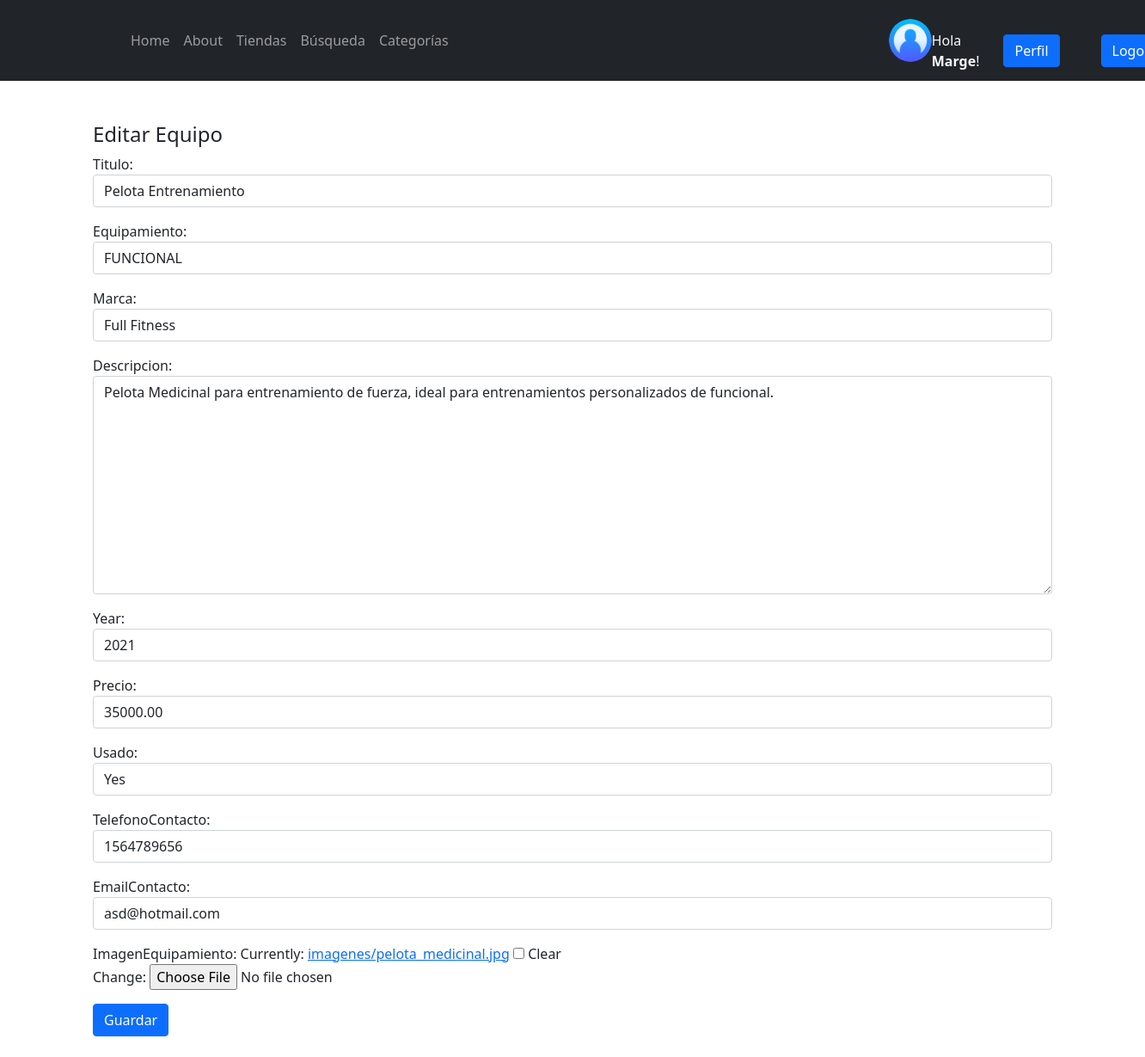
The page /funcionalEdicion/26/ (signed in) on the database its author committed.
### EntrenamientoApp/models.py (models this page shows, shortened)
class Equipamiento(models.Model):
    equipamientoSeleccion = (
    ('gym','GYM'),
    ('funcional', 'FUNCIONAL'),
    ('futbol','FUTBOL'),
    ('boxeo','BOXEO'),
    ('basquet','BASQUET'),
    ('otro', 'Otro'),
    )
    usuario = models.ForeignKey(User, on_delete=models.CASCADE, null=True, blank=True)
    titulo = models.CharField(max_length=200)
    equipamiento = models.CharField(max_length=15, choices=equipamientoSeleccion, default='gym')
    marca = models.CharField(max_length=40)
    descripcion = models.TextField(null=True, blank=True)
    year = models.IntegerField()
    precio = models.DecimalField(max_digits=10, decimal_places=2)
    usado = models.BooleanField()
    fechaPublicacion = models.DateTimeField(auto_now_add=True)
    telefonoContacto = models.IntegerField()
    emailContacto = models.EmailField()
    imagenEquipamiento = models.ImageField(null=True, blank=True, upload_to="imagenes/")
    class Meta:
        ordering = ['usuario', '-fechaPublicacion']

### EntrenamientoApp/views.py (the view)
# urls.py: path('funcionalEdicion/<int:pk>/', FuncionalUpdate.as_view(), name='funcional_editar'),
class FuncionalUpdate(LoginRequiredMixin, UpdateView):
    model = Equipamiento
    form_class = ActualizacionEquipamiento
    success_url = reverse_lazy('funcionals')
    context_object_name = 'funcional'
    template_name = 'EntrenamientoApp/funcionalEdicion.html'

### EntrenamientoApp/forms.py
class ActualizacionEquipamiento(forms.ModelForm):
    class Meta:
        model = Equipamiento
        fields = ('titulo', 'equipamiento', 'marca', 'descripcion', 'year', 'precio', 'usado', 'telefonoContacto', 'emailContacto', 'imagenEquipamiento')
        widgets = {
            'titulo' : forms.TextInput(attrs={'class': 'form-control'}),
            'equipamiento' : forms.Select(attrs={'class': 'form-control'}),
            'marca' : forms.TextInput(attrs={'class': 'form-control'}),
            'descripcion' : forms.Textarea(attrs={'class': 'form-control'}),
            'year' : forms.TextInput(attrs={'class': 'form-control'}),
            'precio' : forms.TextInput(attrs={'class': 'form-control'}),
            'usado' : forms.NullBooleanSelect(attrs={'class': 'form-control'}),
            'telefonoContacto' : forms.TextInput(attrs={'class': 'form-control'}),
            'emailContacto' : forms.TextInput(attrs={'class': 'form-control'}),
        }

### EntrenamientoApp/templates/EntrenamientoApp/funcionalEdicion.html
{% extends 'EntrenamientoApp/home.html' %}
{% block content %}
<br>
<br>
{% if user.id == funcional.usuario.id %}
<div class="container">
    <h4>Editar Equipo</h4>
</div>
<div class="container">
    <div class="form-group">
        <form method="post" enctype="multipart/form-data">{% csrf_token %}
            {{ form.as_p }}
            <button type="submit" class="btn btn-primary">Guardar</button>
        </form>
    </div>
</div>
<br>
{% else %}
<div class="container">
<h4>No tienes acceso a esta pagina!</h4>
</div>
{% endif %}
{% endblock %}

### EntrenamientoApp/templates/EntrenamientoApp/home.html (shortened to what this page needs)
<!DOCTYPE html>
<html lang="en">
    {% load static %}
    <head>
        <link href="https://cdn.jsdelivr.net/npm/bootstrap-icons@1.5.0/font/bootstrap-icons.css" rel="stylesheet" />
        <link href="{% static 'EntrenamientoApp/css/styles.css' %}" rel="stylesheet" />
        <link href="{% static 'EntrenamientoApp/css/carrusel.css' %}" rel="stylesheet" />
    </head>
    <body class="d-flex flex-column h-100">
        <main class="flex-shrink-0">
            <nav class="navbar navbar-expand-lg navbar-dark bg-dark">
                <div class="container px-5">
                    <div class="collapse navbar-collapse" id="navbarSupportedContent">
                        <ul class="navbar-nav ms-auto mb-2 mb-lg-0">
                            <li class="nav-item"><a class="nav-link" href="/">Home</a></li>
                            <li class="nav-item"><a class="nav-link" href="{% url 'about' %}">About</a></li>
                            <li class="nav-item"><a class="nav-link" href="#features">Tiendas</a></li>
                            <li class="nav-item"><a class="nav-link" href="#buscar">Búsqueda</a>
                            <li class="nav-item"><a class="nav-link" href="#carouselExampleControls">Categorías</a>
                        </ul>                        <div class="container"></div>
                    {% if request.user.is_authenticated %}
                        {% if user.profile.profile_pic %}
                        <div class="container">
                            <img src="{{ user.profile.profile_pic.url }}" width="50" height="50" class="rounded-circle"/>
                        {% else %}
                            <img src="{% static 'avatares/default_user_perfil.png' %}" width="50" height="50" class="rounded-circle ml-auto" alt="...">
                        {% endif %}
                        <li class="nav-item">
                          <span class="text-light">Hola <strong>{{request.user.first_name}}</strong>!</span>
                        </li>
                        </div>
                        <div class="container">
                            <div class="d-grid gap-2 d-md-flex justify-content-md-end">
                                <li class="nav-item">
                                <a class="nav-link" href="{% url 'editar_perfil' %}"><button class="btn btn-primary me-md-2" type="button">Perfil</button></a>
                                </li>
                                <li class="nav-item">
                                <a class="nav-link" href="{% url 'logout' %}"><button class="btn btn-primary" type="button">Logout</button></a>
                                </li>
                            </div>
                        </div>
                      {% endif %}
                    </div>
            </nav>
            {% block content %}{% endblock %}

### rows shown on the page
Equipamiento: titulo "Pelota Entrenamiento", equipamiento "FUNCIONAL", marca "Full Fitness", descripcion "Pelota Medicinal para entrenamiento de fuerza, ideal para entrenamientos personalizados de funcional.", year "2021", precio "35000.00", usado "Yes", telefonoContacto "1564789656", emailContacto "asd@hotmail.com"

### other values the page prints
{{ request.user.first_name }} "Marge"
